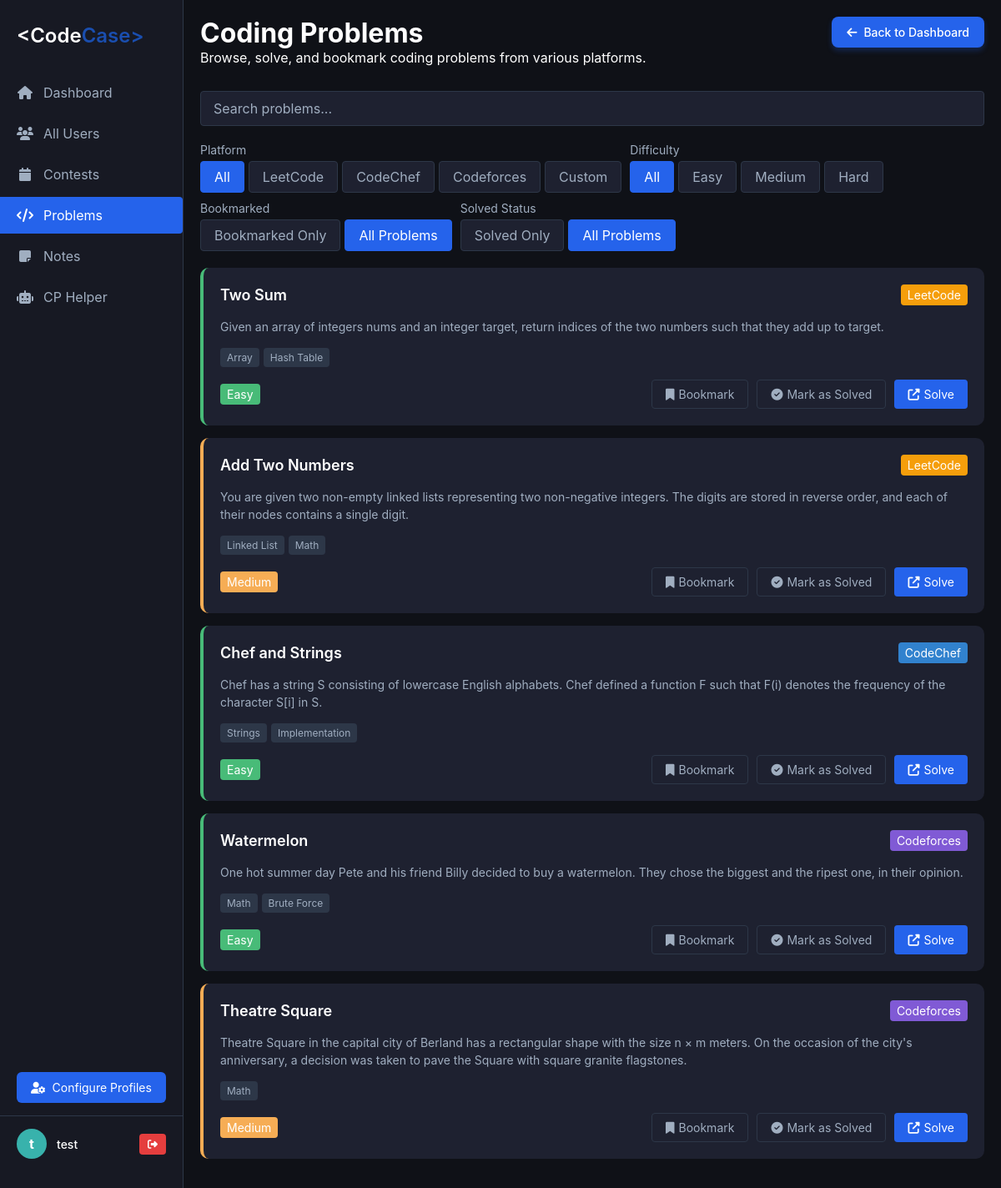
Page /problems.php (signed in) on the committed database.
### tables this page shows
CREATE TABLE `problems` (
    `id` int(11) NOT NULL,
    `title` varchar(255) NOT NULL,
    `difficulty` enum('Easy','Medium','Hard') NOT NULL,
    `platform` varchar(50) NOT NULL,
    `problem_url` varchar(255) NOT NULL,
    `description` text DEFAULT NULL,
    `tags` text DEFAULT NULL,
    `created_at` timestamp NOT NULL DEFAULT current_timestamp()
  );

### problems.php (the view, shortened to what this page needs)
<?php
require 'config.php';
if (isset($_SESSION['name']) && isset($_SESSION['email'])) {
    $name = $_SESSION['name'];
    $email = $_SESSION['email'];
}
$platform_filter = $_GET['platform'] ?? 'all';
$difficulty_filter = $_GET['difficulty'] ?? 'all';
$bookmarked_filter = isset($_GET['bookmarked']) ? ($_GET['bookmarked'] === '1') : false;
$sql = "SELECT p.id, p.title, p.difficulty, p.platform, p.problem_url, p.description, p.tags,
        CASE WHEN b.id IS NOT NULL THEN 1 ELSE 0 END AS bookmarked,
        CASE WHEN sp.id IS NOT NULL THEN 1 ELSE 0 END AS solved
        FROM problems p
        LEFT JOIN bookmarks b ON p.id = b.problem_id AND b.user_email = ?
        LEFT JOIN solved_problems sp ON p.id = sp.problem_id AND sp.user_email = ?";
$params = [$email, $email];
$types = "ss";
$solved_filter = isset($_GET['solved']) ? ($_GET['solved'] === '1') : false;
$stmt = $conn->prepare($sql);
if (!empty($params)) {
    $stmt->bind_param($types, ...$params);
}
$stmt->execute();
$result = $stmt->get_result();
$problems = [];
while ($row = $result->fetch_assoc()) {
    $row['tags'] = explode(',', $row['tags']);
    $row['url'] = $row['problem_url'];
    $row['bookmarked'] = (bool)$row['bookmarked'];
    $problems[] = $row;
}
$filtered_problems = $problems;
?>
<!DOCTYPE html>
<html lang="en">
<head>
    <link rel="stylesheet" href="https://cdnjs.cloudflare.com/ajax/libs/font-awesome/6.4.0/css/all.min.css">
    <link rel="stylesheet" href="dashboard.css">
    <link rel="stylesheet" href="problems.css">
</head>
<body>
    <div class="sidebar">
        <div class="logo">
            <h1><span class="logo-text">&lt;Code<span style="color: #1a4eaf">Case&gt;</span></span></h1>
        </div>
        <div class="nav-menu">
            <a href="dashboard.php" class="nav-item">
                <i class="fas fa-home"></i>
                <span>Dashboard</span>
            </a>
            <a href="allusers.php" class="nav-item">
                <i class="fas fa-users"></i>
                <span>All Users</span>
            </a>
            <a href="contests.php" class="nav-item">
                <i class="fas fa-calendar"></i>
                <span>Contests</span>
            </a>
            <a href="problems.php" class="nav-item active">
                <i class="fas fa-code"></i>
                <span>Problems</span>
            </a>
            <a href="notes.php" class="nav-item">
                <i class="fas fa-sticky-note"></i>
                <span>Notes</span>
            </a>
            <a href="cp_helper.php" class="nav-item">
                <i class="fas fa-robot"></i>
                <span>CP Helper</span>
            </a>
        </div>
        <div class="configure-profiles">
            <a href="profile.php" class="configure-btn">
                <i class="fas fa-user-cog"></i>
                <span>Configure Profiles</span>
            </a>
        </div>
        <div class="user-profile">
            <div class="user-avatar">
                <?php echo substr($name, 0, 1); ?>
            </div>
            <div class="user-info">
                <div class="user-name"><?php echo htmlspecialchars($name); ?></div>
            </div>
            <button class="logout-btn" onclick="confirmLogout()">
                <i class="fas fa-sign-out-alt"></i>
            </button>
        </div>
    </div>
    <div class="main-content">
        <div class="header-with-button">
            <div>
                <a href="dashboard.php" class="back-to-dashboard-btn">
                    <i class="fas fa-arrow-left"></i> Back to Dashboard
                </a>
                <h1>Coding Problems</h1>
                <p>Browse, solve, and bookmark coding problems from various platforms.</p>
            </div>
        </div>
        <div class="search-container">
            <input type="text" class="search-input" placeholder="Search problems..." id="problemSearch">
        </div>
        <div class="filter-container">
            <div class="filter-group">
                <div class="filter-label">Platform</div>
                <div class="filter-options">
                    <a href="?platform=all<?php echo $difficulty_filter !== 'all' ? '&difficulty=' . $difficulty_filter : ''; ?><?php echo $bookmarked_filter ? '&bookmarked=1' : ''; ?>" class="filter-btn <?php echo $platform_filter === 'all' ? 'active' : ''; ?>">All</a>
                    <a href="?platform=leetcode<?php echo $difficulty_filter !== 'all' ? '&difficulty=' . $difficulty_filter : ''; ?><?php echo $bookmarked_filter ? '&bookmarked=1' : ''; ?>" class="filter-btn <?php echo $platform_filter === 'leetcode' ? 'active' : ''; ?>">LeetCode</a>
                    <a href="?platform=codechef<?php echo $difficulty_filter !== 'all' ? '&difficulty=' . $difficulty_filter : ''; ?><?php echo $bookmarked_filter ? '&bookmarked=1' : ''; ?>" class="filter-btn <?php echo $platform_filter === 'codechef' ? 'active' : ''; ?>">CodeChef</a>
                    <a href="?platform=codeforces<?php echo $difficulty_filter !== 'all' ? '&difficulty=' . $difficulty_filter : ''; ?><?php echo $bookmarked_filter ? '&bookmarked=1' : ''; ?>" class="filter-btn <?php echo $platform_filter === 'codeforces' ? 'active' : ''; ?>">Codeforces</a>
                    <a href="?platform=custom<?php echo $difficulty_filter !== 'all' ? '&difficulty=' . $difficulty_filter : ''; ?><?php echo $bookmarked_filter ? '&bookmarked=1' : ''; ?>" class="filter-btn <?php echo $platform_filter === 'custom' ? 'active' : ''; ?>">Custom</a>
                </div>
            </div>
            <div class="filter-group">
                <div class="filter-label">Difficulty</div>
                <div class="filter-options">
                    <a href="?difficulty=all<?php echo $platform_filter !== 'all' ? '&platform=' . $platform_filter : ''; ?><?php echo $bookmarked_filter ? '&bookmarked=1' : ''; ?>" class="filter-btn <?php echo $difficulty_filter === 'all' ? 'active' : ''; ?>">All</a>
                    <a href="?difficulty=easy<?php echo $platform_filter !== 'all' ? '&platform=' . $platform_filter : ''; ?><?php echo $bookmarked_filter ? '&bookmarked=1' : ''; ?>" class="filter-btn <?php echo $difficulty_filter === 'easy' ? 'active' : ''; ?>">Easy</a>
                    <a href="?difficulty=medium<?php echo $platform_filter !== 'all' ? '&platform=' . $platform_filter : ''; ?><?php echo $bookmarked_filter ? '&bookmarked=1' : ''; ?>" class="filter-btn <?php echo $difficulty_filter === 'medium' ? 'active' : ''; ?>">Medium</a>
                    <a href="?difficulty=hard<?php echo $platform_filter !== 'all' ? '&platform=' . $platform_filter : ''; ?><?php echo $bookmarked_filter ? '&bookmarked=1' : ''; ?>" class="filter-btn <?php echo $difficulty_filter === 'hard' ? 'active' : ''; ?>">Hard</a>
                </div>
            </div>
            <div class="filter-group">
                <div class="filter-label">Bookmarked</div>
                <div class="filter-options">
                    <a href="?<?php echo $platform_filter !== 'all' ? 'platform=' . $platform_filter . '&' : ''; ?><?php echo $difficulty_filter !== 'all' ? 'difficulty=' . $difficulty_filter . '&' : ''; ?>bookmarked=1" class="filter-btn <?php echo $bookmarked_filter ? 'active' : ''; ?>">Bookmarked Only</a>
                    <a href="?<?php echo $platform_filter !== 'all' ? 'platform=' . $platform_filter : ''; ?><?php echo $difficulty_filter !== 'all' ? '&difficulty=' . $difficulty_filter : ''; ?>" class="filter-btn <?php echo !$bookmarked_filter ? 'active' : ''; ?>">All Problems</a>
                </div>
            </div>
            <div class="filter-group">
                <div class="filter-label">Solved Status</div>
                <div class="filter-options">
                    <a href="?<?php echo $platform_filter !== 'all' ? 'platform=' . $platform_filter . '&' : ''; ?><?php echo $difficulty_filter !== 'all' ? 'difficulty=' . $difficulty_filter . '&' : ''; ?>solved=1" class="filter-btn <?php echo $solved_filter ? 'active' : ''; ?>">Solved Only</a>
                    <a href="?<?php echo $platform_filter !== 'all' ? 'platform=' . $platform_filter : ''; ?><?php echo $difficulty_filter !== 'all' ? '&difficulty=' . $difficulty_filter : ''; ?>" class="filter-btn <?php echo !$solved_filter ? 'active' : ''; ?>">All Problems</a>
                </div>
            </div>
        </div>
        <div class="problems-container">
            <?php if (empty($filtered_problems)): ?>
                <div class="dashboard-card">
                    <p>No problems found matching your filters.</p>
                </div>
            <?php else: ?>
                <?php foreach ($filtered_problems as $problem): ?>
                    <div class="problem-card <?php echo strtolower($problem['difficulty']); ?>">
                        <div class="problem-header">
                            <div class="problem-title">
                                <?php echo htmlspecialchars($problem['title']); ?>
                            </div>
                            <div class="problem-platform platform-<?php echo strtolower($problem['platform']); ?>">
                                <?php echo htmlspecialchars($problem['platform']); ?>
                            </div>
                        </div>
                        <div class="problem-description">
                            <?php echo htmlspecialchars($problem['description']); ?>
                        </div>
                        <div class="problem-tags">
                            <?php foreach ($problem['tags'] as $tag): ?>
                                <span class="tag"><?php echo htmlspecialchars($tag); ?></span>
                            <?php endforeach; ?>
                        </div>
                        <div class="problem-actions">
                            <div class="difficulty difficulty-<?php echo strtolower($problem['difficulty']); ?>">
                                <?php echo htmlspecialchars($problem['difficulty']); ?>
                            </div>
                            <div class="action-buttons">
                                <button class="problem-btn bookmark-btn <?php echo $problem['bookmarked'] ? 'active' : ''; ?>" onclick="toggleBookmark(<?php echo $problem['id']; ?>)">
                                    <i class="fas <?php echo $problem['bookmarked'] ? 'fa-bookmark' : 'fa-bookmark'; ?>"></i>
                                    <?php echo $problem['bookmarked'] ? 'Bookmarked' : 'Bookmark'; ?>
                                </button>
                                <?php if (!$problem['solved']): ?>
                                    <button class="problem-btn solved-btn" onclick="markAsSolved(<?php echo $problem['id']; ?>)">
                                        <i class="fas fa-check-circle"></i>
                                        Mark as Solved
                                    </button>
                                <?php endif; ?>
                                <a href="<?php echo htmlspecialchars($problem['url']); ?>" target="_blank" class="problem-btn">
                                    <i class="fas fa-external-link-alt"></i>
                                    Solve
                                </a>
                            </div>
                        </div>
                    </div>
                <?php endforeach; ?>
            <?php endif; ?>
        </div>
    </div>
</body>
</html>

### dashboard.css (style rules this page uses)
* { margin: 0; padding: 0; box-sizing: border-box; font-family: -apple-system, BlinkMacSystemFont, 'Segoe UI', Roboto, Oxygen, Ubuntu, Cantarell, 'Open Sans', 'Helvetica Neue', sans-serif; }
body { background-color: #0f1117; color: #fff; display: flex; min-height: 100vh; }
.sidebar { position: fixed; width: 220px; height: 100%; background-color: #171923; padding: 20px 0; display: flex; flex-direction: column; border-right: 1px solid #2d3748; }
.logo { display: flex; align-items: center; padding: 0 20px 20px; margin-bottom: 10px; }
.logo-text { font-size: 24px; font-weight: 600; }
.nav-menu { flex: 1; }
.nav-item { display: flex; align-items: center; padding: 12px 20px; color: #a0aec0; text-decoration: none; transition: all 0.3s; margin-bottom: 5px; }
.nav-item i { margin-right: 12px; width: 20px; text-align: center; }
.nav-item.active { background-color: #2563eb; color: white; border-radius: 0 4px 4px 0; }
.user-profile { display: flex; align-items: center; padding: 15px 20px; border-top: 1px solid #2d3748; margin-top: auto; }
.user-avatar { width: 36px; height: 36px; border-radius: 50%; background-color: #38b2ac; display: flex; align-items: center; justify-content: center; margin-right: 12px; color: white; font-weight: bold; }
.user-info { flex: 1; }
.user-name { font-weight: 500; font-size: 14px; }
.main-content { flex: 1; padding: 20px; overflow-y: auto; }
.logout-btn { background-color: #e53e3e; color: white; border: none; padding: 5px 10px; border-radius: 4px; cursor: pointer; font-size: 12px; margin-left: 10px; }
.configure-profiles { display: flex; justify-content: center; margin-top: auto; padding: 0 20px 15px 20px; }
.configure-btn { display: flex; align-items: center; justify-content: center; width: 100%; padding: 10px; background-color: #2563eb; color: white; border: none; border-radius: 6px; cursor: pointer; font-size: 14px; text-decoration: none; transition: background-color 0.3s; }
.configure-btn i { margin-right: 8px; }

### rows in the picture
problems: title "Two Sum", platform "LeetCode", description "Given an array of integers nums and an integer target, return indices of the two numbers such that they add up to target.", tag "Array", tag "Hash Table", difficulty "Easy"
problems: title "Add Two Numbers", platform "LeetCode", description "You are given two non-empty linked lists representing two non-negative integers. The digits are stored in reverse order, and each of their nodes contains a single digit.", tag "Linked List", tag "Math", difficulty "Medium"
problems: title "Chef and Strings", platform "CodeChef", description "Chef has a string S consisting of lowercase English alphabets. Chef defined a function F such that F(i) denotes the frequency of the character S[i] in S.", tag "Strings", tag "Implementation", difficulty "Easy"
problems: title "Watermelon", platform "Codeforces", description "One hot summer day Pete and his friend Billy decided to buy a watermelon. They chose the biggest and the ripest one, in their opinion.", tag "Math", tag "Brute Force", difficulty "Easy"
problems: title "Theatre Square", platform "Codeforces", description "Theatre Square in the capital city of Berland has a rectangular shape with the size n × m meters. On the occasion of the city's anniversary, a decision was taken to pave the Square with square granite flagstones.", tag "Math", difficulty "Medium"

### other values in the picture
substr($name, 0, 1) "t"
$name "test"
